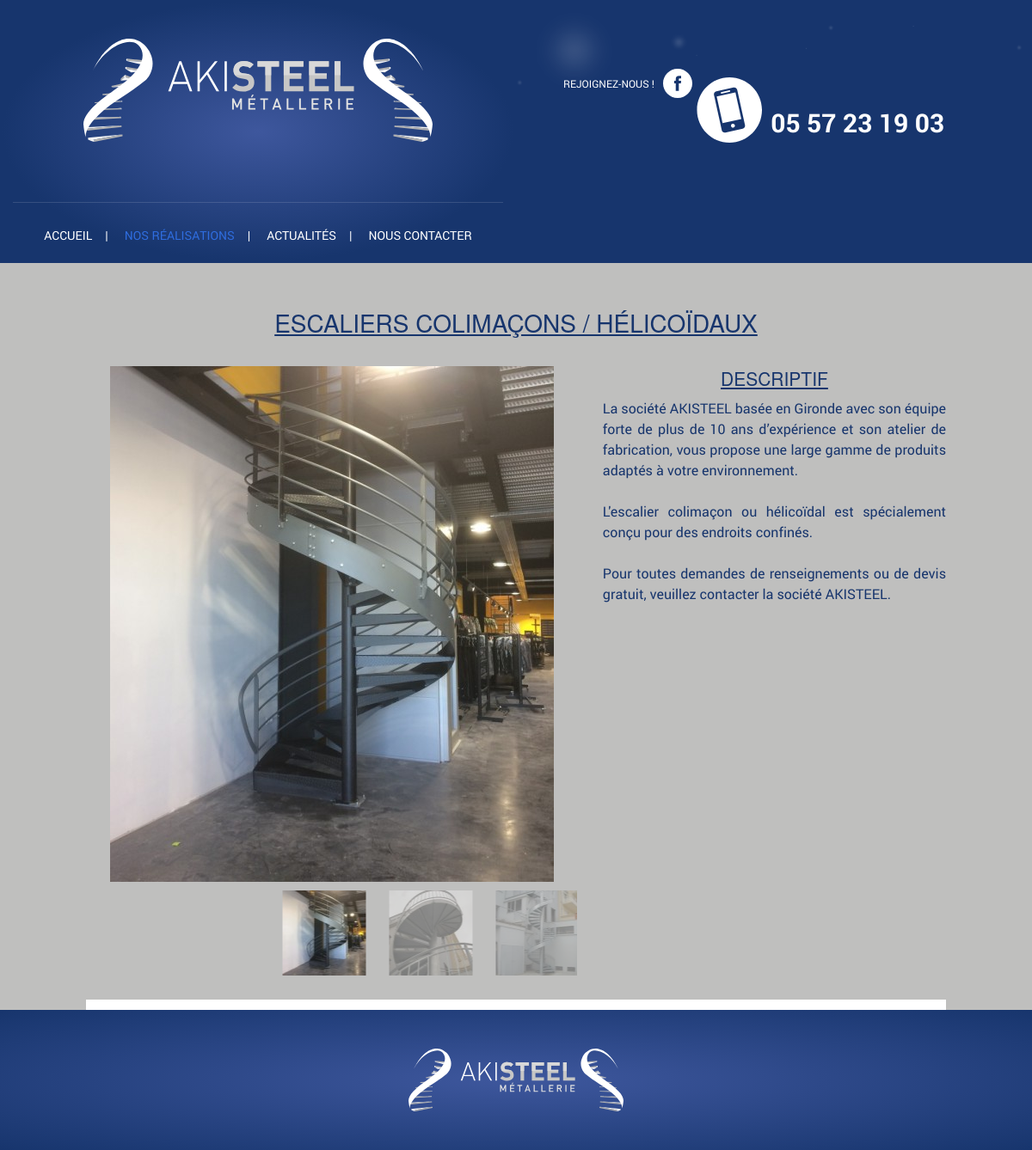
Page /realisation-detail.php?id=2 on the earlier database version.
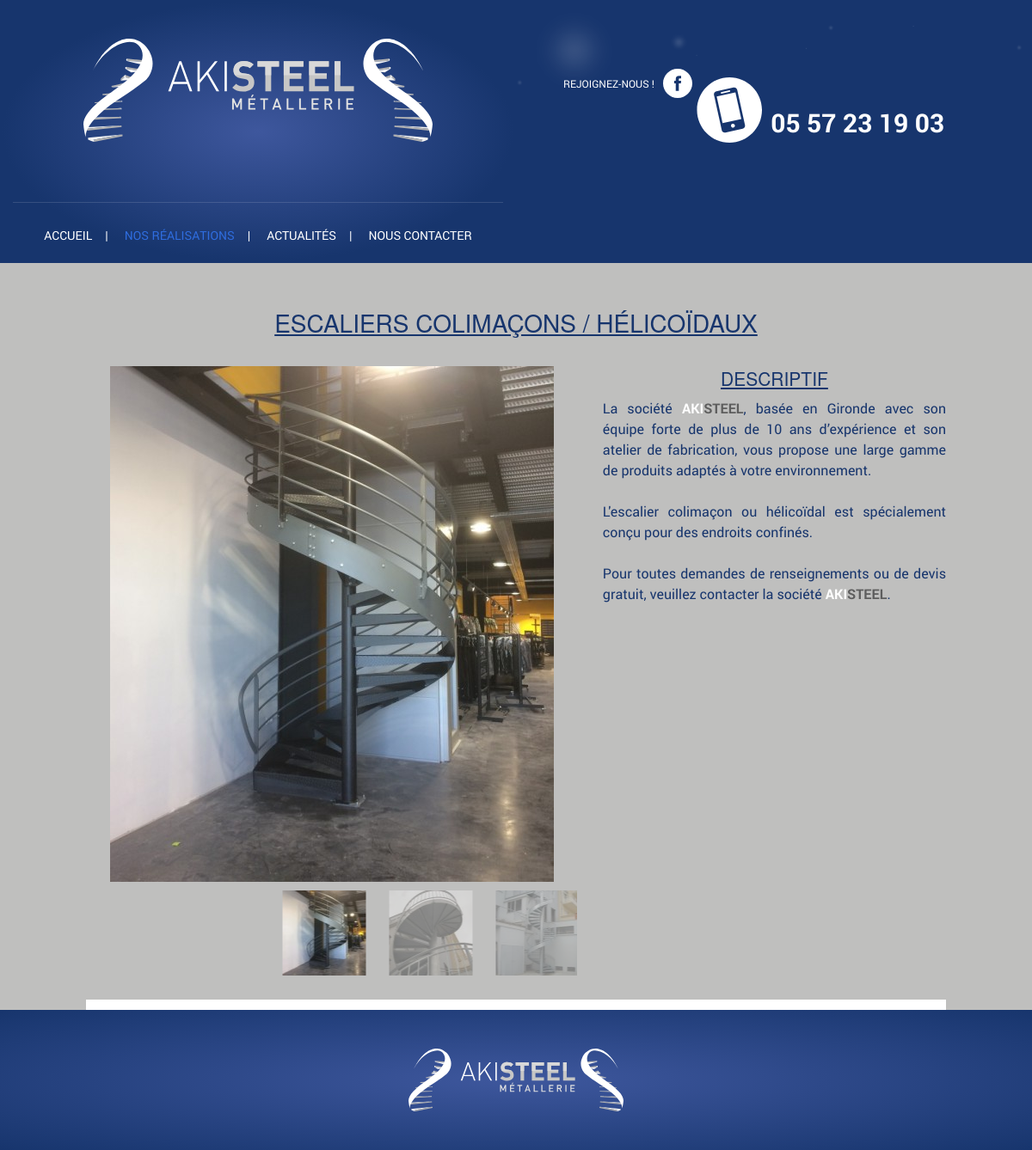
Same page on the later database version.
### tables this page shows
CREATE TABLE `product` (
  `id` int(10) unsigned NOT NULL AUTO_INCREMENT,
  `id_categorie` int(11) NOT NULL,
  `nom` varchar(100) NOT NULL,
  `description` text NOT NULL,
  `fichier_pdf` varchar(100) NOT NULL,
  `online` enum('0','1') NOT NULL DEFAULT '0',
  PRIMARY KEY (`id`)
);

CREATE TABLE `product_image` (
  `num_image` int(11) NOT NULL AUTO_INCREMENT,
  `num_produit` int(11) NOT NULL,
  `fichier` varchar(100) NOT NULL,
  `defaut` enum('oui','non') NOT NULL DEFAULT 'non',
  PRIMARY KEY (`num_image`)
);

### admin/classes/StorageManager.php (called while the page is built, shortened)
<?php
class StorageManager{
	protected function dbConnect() {
		try {
			$this->mysqli = new mysqli ( DBHOST, DBUSER, DBPASSWD, DBNAME ) ;
		} catch (Exception $e) {
			throw new Exception("Erreur Connexion DB ". $e->getMessage());
		}
	}
}
?>

### admin/classes/Produit.php (called while the page is built, shortened)
<?php
require_once("StorageManager.php");
class Produit extends StorageManager {
	public function load( $id, $debug=false ){
		$new_array = null;
		$requete = "SELECT * FROM `product` WHERE id = " . $id ;
		$result = mysqli_query( $this->mysqli, $requete );
		while( $row = mysqli_fetch_assoc( $result ) ) {
			$new_array[] = $row;
		}
		return $new_array;
	}
}

### admin/classes/Produit_image.php (called while the page is built, shortened)
<?php
require_once("StorageManager.php");
class Produit_image extends StorageManager {
	public function getListe( $tab=array(), $debug=false ){
		$requete = "SELECT * FROM `product_image`" ;
		if ( $tab[ "where" ] == '' ) {
			$requete .= " WHERE num_image > 0";
			if ( !empty( $tab ) ) {
				foreach( $tab as $champ => $val ) {
					if ( $champ != "champ" && $champ != "order_by" && $champ != "sens" )
						$requete .= " AND " . $champ . " = '" . addslashes( $val ) . "'";
				}
			}
			$order_by = ( $tab[ "order_by" ] != "" ) ? $tab[ "order_by" ] : "num_image";
			$sens = ( $tab[ "sens" ] != "" ) ? $tab[ "sens" ] : "ASC";
			$requete .= " ORDER BY " . $order_by . " " . $sens;
		}
		else $requete .= $tab[ "where" ];
		$new_array = null;
		$result = mysqli_query( $this->mysqli, $requete );
		while( $row = mysqli_fetch_assoc( $result ) ) {
			$new_array[] = $row;
		}
		return $new_array;
	}
	public function getImageDefaut( $num_produit=0, $debug=false ) {
		$requete = "SELECT * FROM `product_image`
			WHERE num_produit = " . intval( $num_produit ) . "
			AND defaut = 'oui'";
		$result = mysqli_query( $this->mysqli, $requete );
		$row = mysqli_fetch_assoc( $result );
		return $row;
	}
}

### realisation-detail.php (the view, shortened to what this page needs)
<?
	require $_SERVER[ "DOCUMENT_ROOT" ] . "/admin/classes/Produit.php";
	require $_SERVER[ "DOCUMENT_ROOT" ] . "/admin/classes/Produit_image.php";
	$debug = 			false;
	$produit = 			new Produit();
	$produit_image = 	new Produit_image();
	$result = $produit->load( $_GET[ "id" ], $debug );
	if ( 1 == 1 ) {
		$nom = 			$result[ 0 ][ "nom" ];
		$description = 	nl2br( $result[ 0 ][ "description" ] );
		$image_defaut = $produit_image->getImageDefaut( $result[ 0 ][ "id" ], $debug );
		if ( 1 == 1 ) {
			unset( $recherche );
			$recherche["num_produit"] = $result[ 0 ][ "id" ];
			$liste_image = 				$produit_image->getListe( $recherche, $debug );
		}
	}
?>
<!doctype html>
<html class="no-js" lang="fr" dir="ltr">
	<head>
		<? include( $_SERVER[ "DOCUMENT_ROOT" ] . "/inc/meta.php" ); ?>
	</head>
	<body class="realisations">
		<? include( $_SERVER[ "DOCUMENT_ROOT" ] . "/inc/header.php" ); ?>
		<div class="row fullwidth content2">
			<div class="row contenu-realisations">
				<div class="large-12 columns">
					<h1><?=$nom?></h1>
				</div>
				<div class="row">
					<div class="large-7 columns">
						<div class="gallery-top">
							<div class="swiper-wrapper">
								<?php if ( !empty( $liste_image ) ): ?>
									<?php foreach ( $liste_image as $_image ) : ?>
										<div class='swiper-slide'>
											<a href="<?php echo '/photos/produit/normale'. $_image[ 'fichier' ] ?>" class="fancybox photo-principale" rel="offre">
												<img src="<?php echo '/photos/produit/realisation_liste' . $_image[ 'fichier' ] ?>"  alt="" />
											</a>
										</div>
									<?php endforeach; ?>
								<?php endif; ?>
							</div>
						</div>
						<div class="gallery-thumbs">
							<div class="swiper-wrapper">
								<?
								if ( !empty( $liste_image ) ) {
									foreach ( $liste_image as $_image ) {
										echo "<div class='swiper-slide'><img src='/photos/produit/vignette" . $_image[ "fichier" ] . "' alt='' /></div>\n";
									}
								}
								?>
							</div>
						</div>
					</div>
					<div class="large-5 columns">
					   <?php if (trim($description) !=''): ?>
						<h3>Descriptif</h3>
						<p><?=$description?></p>
						<?php endif;?>
					</div>
				</div>
			</div>
		</div>
		<? include( $_SERVER[ "DOCUMENT_ROOT" ] . "/inc/footer.php" ); ?>
	</body>
</html>

### inc/meta.php (shortened to what this page needs)
<link rel="stylesheet" href="css/foundation.css" />
<link rel="stylesheet" href="css/swiper.min.css" />
<link rel="stylesheet" href="js/vendor/fancybox/jquery.fancybox.css?v=2.1.5" />
<link rel="stylesheet" href="js/vendor/fancybox/helpers/jquery.fancybox-buttons.css?v=1.0.5" />
<link rel="stylesheet" href="js/vendor/fancybox/helpers/jquery.fancybox-thumbs.css?v=1.0.7" />
<link rel="stylesheet" href="css/style.css" />
<link rel="stylesheet" href="css/app.css" />

### inc/header.php
<header>
	<div class="row fullwidth" data-equalize-on="large">
		<div class="large-6 medium-12 small-12 columns" data-equalizer-watch>
			<a href="index.php"><img src="img/logo-akisteel.svg" alt="" class="logo" /></a>
			<nav>
				<ul>
					<li><a href="index.php">accueil</a></li>
					<li><a href="realisations.php">nos réalisations</a></li>
					<li><a href="actualites.php">actualités</a></li>
					<li><a href="contact.php">nous contacter</a></li>
				</ul>
			</nav>
		</div>
		<div class="large-6 medium-12 small-12 columns social" data-equalizer-watch>
			<a href="<?=FACEBOOK_LINK?>" class="facebook">Rejoignez-nous !</a>
			<a href="tel:+33557231903"  class="telephone">05 57 23 19 03</a>
		</div>
	</div>
</header>

### inc/footer.php
<footer>
	<div class="row">
		<div class="large-12 columns">
			<img src="img/logo-akisteel.svg" alt="" />
		</div>
	</div>
</footer>

### css/app.css (style rules this page uses)
* { font-family:'roboto'; }
html, body { height:auto; }
html { min-height:100%; }
body { background:#17356d;min-height:100%; }
h1, h2 { color:#17356d;font-weight:normal;text-decoration:underline;text-transform:uppercase;font-size:28px;text-align:center;margin-bottom:30px; }
h3 { color:#17356d;font-weight:normal;text-decoration:underline;text-transform:uppercase;font-size:21px;text-align:center; }
p { font-size:16px;line-height:24px;text-align:justify;color:#17356d; }
.fullwidth { max-width:100%; }
.logo { display:block;margin:45px auto 70px auto; }
.blanc { color:#fff;font-weight: bold; }
.gris { color:#5d5d5d;font-weight: bold; }
header .columns:first-child { background:#3e579d;background:-moz-radial-gradient(center, ellipse cover, #3e579d 0%, #17356d 70%);background:-webkit-radial-gradient(center, ellipse cover, #3e579d 0%,#17356d 70%);background:radial-gradient(ellipse at center, #3e579d 0%,#17356d 70%);filter:progid:DXImageTransform.Microsoft.gradient( startColorstr='#3e579d', endColorstr='#17356d',GradientType=1); }
nav { color:#fff;border-top:1px solid rgba(255,255,255,0.13);padding-top:25px;padding-bottom:20px;text-align:center; }
nav ul { margin:0; }
nav ul li { display:inline-block;text-transform:uppercase;font-size:14px; }
nav ul li a { color:#fff; }
nav ul li.active a, nav ul li:hover a { color:#2f6ddf; }
nav ul li:after { content:'|';padding:0 15px; }
nav ul li:last-child:after { display:none; }
.social { position:relative;background-image:url('../img/bg-top-right.png');background-repeat:no-repeat; }
.social .facebook { font-weight:lighter;font-size:12px;text-transform:uppercase;color:#fff;display:block;margin-top:80px;margin-left:40px; }
.social .facebook:after { content:url('../img/logo-facebook.svg');vertical-align:-12px;padding-left:10px; }
.social .telephone { position:absolute;font-weight:bold;font-size:30px;text-transform:uppercase;color:#fff;display:block;top:90px;left:50%;margin-left:-90px; }
.social .telephone:before { content:url('../img/telephone.svg');vertical-align:-12px;padding-right:10px; }
.content2 { background:#bfbfbe;position:relative; }
.content2 .contenu-realisations { width:100%;padding:50px 0 30px 0;margin:0;max-width:1000px;margin:0 auto; }
footer { position:relative;clear:both;text-align:center;background:#3e579d;padding:45px 0;background:-moz-radial-gradient(center, ellipse cover, #3e579d 0%, #17356d 100%);background:-webkit-radial-gradient(center, ellipse cover, #3e579d 0%,#17356d 100%);background:radial-gradient(ellipse at center, #3e579d 0%,#17356d 100%);filter:progid:DXImageTransform.Microsoft.gradient( startColorstr='#3e579d', endColorstr='#17356d',GradientType=1); }
footer:before { position:absolute;content:'';background:#fff;height:12px;width:100%;max-width:1000px;left:50%;margin-left:-500px;top:-12px;z-index:10; }
footer img { max-width:250px; }
.swiper-slide { text-align:center;font-size:18px;display:-webkit-box;display:-ms-flexbox;background-repeat:no-repeat; }
.gallery-top, .gallery-thumbs { overflow:hidden; }
.gallery-top { position:relative; width:100%; }
.gallery-top .swiper-slide { background-size:cover;background-position:center center; background-repeat:no-repeat;min-height:327px;padding:0;display:block;text-align:center; }
.gallery-thumbs { height:20%;box-sizing:border-box;padding:10px 0; }
.gallery-thumbs .swiper-slide { width:20%;opacity:0.4; }
.gallery-thumbs .swiper-slide-active { opacity: 1; }

Differences in the rows shown:
changed product "ESCALIERS COLIMAÇONS / HÉLICOÏDAUX": description "La société AKISTEEL basée en Gironde avec son équipe forte de plus de 10 ans d’expérience et son atelier de fabrication, vous propose une large gamme de produits adaptés à votre environnement. L'escalier colimaçon ou hélicoïdal est spécialement conçu pour des endroits confinés. Pour toutes demandes de renseignements ou de devis gratuit, veuillez contacter la société AKISTEEL." → "La société AKI STEEL , basée en Gironde avec son équipe forte de plus de 10 ans d’expérience et son atelier de fabrication, vous propose une large gamme de produits adaptés à votre environnement. L'escalier colimaçon ou hélicoïdal est spécialement conçu pour des endroits confinés. Pour toutes demandes de renseignements ou de devis gratuit, veuillez contacter la société AKI STEEL ."
